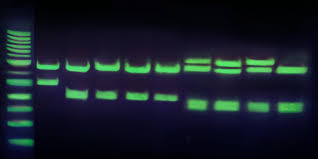
//> input picture gel2.jpg, 318 x 159 px
$ ./pca ../gel2.jpg   (built with g++ and OpenCV 4)
//> lines starting //> are read from the running program, lines starting //| are printed output that depends on the picture; after the words box and inside, x2 and y2 are one past the last pixel; in counts of white or black regions, pixels touching at a corner belong together
//> further down, src is the input picture: 159 rows x 318 cols, CV_8UC3; mean B, G, R 39.1, 30.5, 21.8
#include "opencv2/core.hpp"
#include "opencv2/imgproc.hpp"
#include "opencv2/highgui.hpp"
#include <iostream>

// Function declarations
void drawAxis(cv::Mat&, cv::Point, cv::Point, const cv::Scalar &, float);
double getOrientation(const std::vector<cv::Point> &, cv::Mat &);
inline void mixChannels(const cv::Mat &, cv::Mat &, std::initializer_list<int>);
void colorQuantize(const cv::Mat &, cv::Mat &);

void drawAxis(cv::Mat &img, cv::Point p, cv::Point q, const cv::Scalar &colour, const float scale = 0.2) {
    double angle = atan2((double) p.y - q.y, (double) p.x - q.x); // angle in radians
    double hypotenuse = sqrt((double) (p.y - q.y) * (p.y - q.y) + (p.x - q.x) * (p.x - q.x));

    // Lengthen the arrow by a factor of scale
    q.x = (int) (p.x - scale * hypotenuse * cos(angle));
    q.y = (int) (p.y - scale * hypotenuse * sin(angle));
    cv::line(img, p, q, colour, 1, cv::LINE_AA);

    // Create the arrow hooks
    p.x = (int) (q.x + 9 * cos(angle + CV_PI / 4));
    p.y = (int) (q.y + 9 * sin(angle + CV_PI / 4));
    cv::line(img, p, q, colour, 1, cv::LINE_AA);

    p.x = (int) (q.x + 9 * cos(angle - CV_PI / 4));
    p.y = (int) (q.y + 9 * sin(angle - CV_PI / 4));
    cv::line(img, p, q, colour, 1, cv::LINE_AA);
}

double getOrientation(const std::vector<cv::Point> &pts, cv::Mat &img) {
    // Construct a buffer used by the PCA analysis
    int sz = static_cast<int>(pts.size());
    cv::Mat data_pts = cv::Mat(sz, 2, CV_64F);
    for (int i = 0; i < data_pts.rows; i++) {
        data_pts.at<double>(i, 0) = pts[i].x;
        data_pts.at<double>(i, 1) = pts[i].y;
    }

    // Perform PCA analysis
    cv::PCA pca_analysis(data_pts, cv::Mat(), cv::PCA::DATA_AS_ROW);

    // Store the centre of the object
    cv::Point cntr = cv::Point(static_cast<int>(pca_analysis.mean.at<double>(0, 0)),
                               static_cast<int>(pca_analysis.mean.at<double>(0, 1)));

    // Store the eigenvalues and eigenvectors
    std::vector<cv::Point2d> eigen_vecs(2);
    std::vector<double> eigen_vals(2);
    for (int i = 0; i < 2; i++) {
        eigen_vecs[i] = cv::Point2d(pca_analysis.eigenvectors.at<double>(i, 0),
                                    pca_analysis.eigenvectors.at<double>(i, 1));
        eigen_vals[i] = pca_analysis.eigenvalues.at<double>(i);
    }

    // Draw the principal components
    cv::circle(img, cntr, 3, cv::Scalar(255, 0, 255), 2);
    cv::Point p1 = cntr + 0.02 * cv::Point(static_cast<int>(eigen_vecs[0].x * eigen_vals[0]),
                                           static_cast<int>(eigen_vecs[0].y * eigen_vals[0]));
    cv::Point p2 = cntr - 0.02 * cv::Point(static_cast<int>(eigen_vecs[1].x * eigen_vals[1]),
                                           static_cast<int>(eigen_vecs[1].y * eigen_vals[1]));
    drawAxis(img, cntr, p1, cv::Scalar(0, 255, 0), 2);
    drawAxis(img, cntr, p2, cv::Scalar(255, 255, 0), 10);

    double angle = atan2(eigen_vecs[0].y, eigen_vecs[0].x); // orientation in radians
    return angle;
}

// https://answers.opencv.org/question/22442/automatic-threshold-using-hue-channel/
inline void mixChannels(const cv::Mat &src, cv::Mat &dst, std::initializer_list<int> fromTo) {
    cv::mixChannels(&src, 1, &dst, 1, std::begin(fromTo), fromTo.size() / 2);
}

// https://answers.opencv.org/question/182006/opencv-c-k-means-color-clustering/
void colorQuantize(const cv::Mat &src, cv::Mat &dst) {
    cv::Mat data;
    src.convertTo(data, CV_32F);
    data = data.reshape(1, static_cast<int>(data.total()));

    cv::TermCriteria criteria(cv::TermCriteria::EPS + cv::TermCriteria::MAX_ITER, 10, 1.0);
    int K = 8;
    cv::Mat labels, centres;
    cv::kmeans(data, K, labels, criteria, 10, cv::KMEANS_RANDOM_CENTERS, centres);
//> centres = [[43.83, 17.81, 19.9], [51.73, 24.37, 29.34], [69.61, 67.79, 47.84], [29.9, 9.9, 10.91], [99.88, 194.8, 84.31], [83.44, 127.9, 61.29], [62.39, 34.38, 36.12], [10.76, 3.42, 2.99]]

    centres = centres.reshape(3, centres.rows);
    data = data.reshape(3, data.rows);

    auto *p = data.ptr<cv::Vec3f>();
    for (size_t i = 0; i < data.rows; i++) {
        int centreId = labels.at<int>(static_cast<int>(i));
        p[i] = centres.at<cv::Vec3f>(centreId);
    }

    dst = data.reshape(3, src.rows);
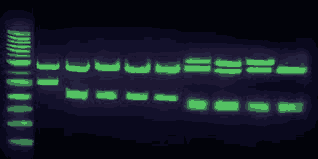
//> dst: 159 rows x 318 cols, CV_32FC3; mean B, G, R 39.1, 30.5, 21.8
    dst.convertTo(dst, CV_8U);
//> dst: 159 rows x 318 cols, CV_8UC3
}

int main(int argc, char** argv) {
    // Load image
    cv::CommandLineParser parser(argc, argv, "{@input | gel1.png | input image}");
    parser.about("This program demonstrates how to use OpenCV PCA to extract the orientation of an object.\n");
    parser.printMessage();

    cv::Mat src = cv::imread(cv::samples::findFile(parser.get<cv::String>("@input")));

    // Check if image is loaded successfully
    if (src.empty()) {
        std::cout << "Problem loading image!" << std::endl;
        return EXIT_FAILURE;
    }

    cv::imshow("src", src);

    cv::Mat quantized;
    colorQuantize(src, quantized);
    cv::imshow("quantized", quantized);

    // Convert image to grayscale
    cv::Mat gray;
    cv::cvtColor(src, gray, cv::COLOR_BGR2GRAY);
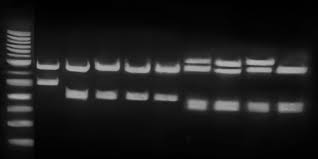
//> gray: 159 rows x 318 cols, CV_8UC1; min 0, max 181, mean 28.8

    // Convert image to hsv
    cv::Mat hsv;
    cv::cvtColor(src, hsv, cv::COLOR_BGR2HSV);
//> hsv: 159 rows x 318 cols, CV_8UC3; mean H, S, V 113.3, 161.7, 46.5
    cv::Mat hue(src.size(), CV_8U);
    mixChannels(hsv, hue, {0, 0});
//> in mixChannels, `cv::mixChannels(&src, 1, &dst, 1, std::begin(fromTo), fromTo.size() / ..`:
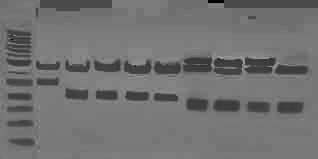
//> dst: 159 rows x 318 cols, CV_8UC1; min 0, max 174, mean 113.3

    // Convert image to binary
    cv::Mat bw;
    cv::threshold(gray, bw, 0, 255, cv::THRESH_BINARY | cv::THRESH_OTSU);
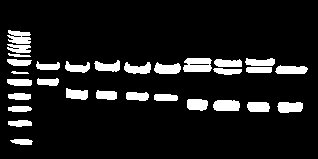
//> bw: 159 rows x 318 cols, CV_8UC1; 10.6% white; 30 white regions
//    cv::threshold(hue, bw, 0, 255, cv::THRESH_BINARY | cv::THRESH_OTSU);

    // Find all the contours in the threshold range
    std::vector<std::vector<cv::Point>> contours;
    cv::findContours(bw, contours, cv::RETR_LIST, cv::CHAIN_APPROX_NONE);
//> contours = 33 contours, 3 with area under 20; largest, box (x1, y1, x2, y2) and area: (183, 58, 212, 72) 328, (213, 100, 240, 111) 240, (277, 102, 303, 113) 214, (154, 62, 181, 74) 209, (275, 65, 308, 74) 204

    for (size_t i = 0; i < contours.size(); i++) {
        // Calculate the area of each contour
        double area = cv::contourArea(contours[i]);
        // Ignore contours that are too small or too large
        if (area < 1e2 || area > 1e5) continue;

        // Draw each contour only for visualisation purposes
        cv::drawContours(src, contours, static_cast<int>(i), cv::Scalar(0, 0, 255), 2);
        // Find the orientation of each shape
        getOrientation(contours[i], src);
    }
//> this loop made 33 passes
//> (area, sz in getOrientation, p1 in getOrientation, p2 in getOrientation, hypotenuse in drawAxis, angle in drawAxis (second call), hypotenuse in drawAxis (second call)) on passes 2 to 13: (106, 52, Point(20, 122), Point(19, 122), 1, 0, 0), (100, 50, Point(20, 108), Point(19, 108), 1, 0, 0), (213.5, 61, Point(290, 106), Point(289, 106), 1, 0, 0), (183.5, 55, Point(259, 106), Point(258, 106), 1, 0, 0), (240, 64, Point(228, 105), Point(226, 105), 2, 0, 0), (190.5, 53, Point(197, 104), Point(196, 104), 1, 0, 0), (128.5, 53, Point(166, 97), Point(165, 97), 1, 0, 0), (112.5, 51, Point(20, 96), Point(19, 96), 1, 0, 0), (148.5, 53, Point(137, 95), Point(136, 95), 1, 0, 0), (147, 52, Point(107, 94), Point(106, 94), 1, 0, 0), (171, 58, Point(77, 93), Point(76, 93), 1, 0, 0), (131.5, 55, Point(20, 81), Point(19, 81), 1, 0, 0)
//> area on passes 1, 19, 29: 84, 38, 28.5
//> pass 2, in getOrientation, `drawAxis(img, cntr, p1, cv::Scalar(0, 255, 0), 2);`:
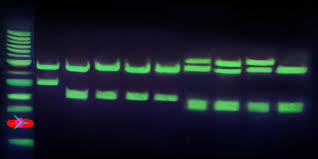
//> img: 159 rows x 318 cols, CV_8UC3; mean B, G, R 39, 30.2, 22.5
//> pass 3, in getOrientation (call 2), `drawAxis(img, cntr, p1, cv::Scalar(0, 255, 0), 2);`:
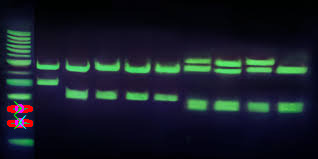
//> img: 159 rows x 318 cols, CV_8UC3; mean B, G, R 39, 30.1, 23.1
//> after the loop:
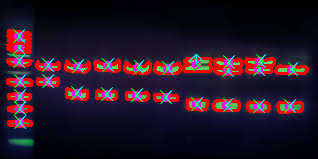
//> src: 159 rows x 318 cols, CV_8UC3; mean B, G, R 37.2, 21.4, 40.7

    cv::imshow("output", src);

    cv::waitKey();
    return EXIT_SUCCESS;
}
